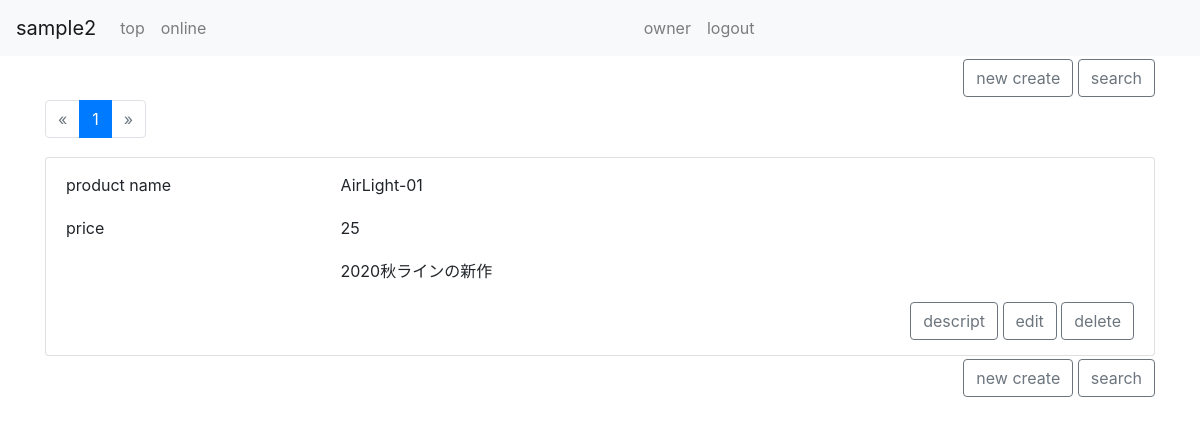
Page /index/ (signed in) on the committed database.
### app/models.py (models this page shows, shortened)
class Item(models.Model):
    SEX_CHOICES = (
        (1, 'man'),
        (2, 'woman'),
        (3, 'child'),
    )
    name = models.CharField(
        verbose_name='product name',
        max_length=200,
    )
    age = models.IntegerField(
        verbose_name='price',
        validators=[validators.MinValueValidator(1)],
        blank=True,
        null=True,
    )
    sex = models.IntegerField(
        verbose_name='gender',
        choices=SEX_CHOICES,
        default=1
    )
    memo = models.TextField(
        verbose_name='add information',
        max_length=300,
        blank=True,
        null=True,
    )
    created_at = models.DateTimeField(
        verbose_name='registlation date',
        auto_now_add=True
    )
    class Meta:
        verbose_name = 'item'
        verbose_name_plural = 'item'

### app/views.py (the view)
# urls.py: path('index/',  ItemFilterView.as_view(), name='index'),
class ItemFilterView(FilterView):
    model = Item
    filterset_class = ItemFilter
    queryset = Item.objects.all().order_by('-created_at')
    strict = False
    paginate_by = 10
    def get(self, request, **kwargs):
        if request.GET:
            request.session['query'] = request.GET
        else:
            request.GET = request.GET.copy()
            if 'query' in request.session.keys():
                for key in request.session['query'].keys():
                    request.GET[key] = request.session['query'][key]
        return super().get(request, **kwargs)

### app/templates/app/item_filter.html (shortened to what this page needs)
{% extends "./_base.html" %}
{% block content %}
{% load crispy_forms_tags %}
<div class="container">
    <div class="row">
        <div class="col-12">
            <div class="float-right">
                {% if request.user.id != message.author.id %}
                <a class="btn btn-outline-secondary" href="{% url 'create' %}">new create</a>
                {% endif %}
                <a class="btn btn-outline-secondary" data-toggle="modal" data-target="#myModal" href="#">search</a>
            </div>
        </div>
    </div>
    <div class="row" >
        <div class="col-12">
            {% include "./_pagination.html" %}
        </div>
    </div>
    <div class="row">
        <div class="col-12">
            <ul class="list-group">
                {% for item in item_list %}
                <li class="list-group-item">
                    <div class="row">
                        <div class="col-3">
                            <p>product name</p>
                        </div>
                        <div class="col-9">
                            <p>{{ item.name }}</p>
                        </div>
                    </div>
                    <div class="row">
                        <div class="col-3">
                            <p>price</p>
                        </div>
                        <div class="col-9">
                            <p>{{ item.age }}</p>
                        </div>
                    </div>
                    <div class="row">
                        <div class="col-3">
                        </div>
                        <div class="col-9">
                            <p>{{ item.memo }}</p>
                        </div>
                    </div>
                    <div class="row">
                        <div class="col-12">
                            <div class="float-right">
                                <a class="btn btn-outline-secondary " href="{% url 'detail' item.pk %}">descript</a>
                                <a class="btn btn-outline-secondary " href="{% url 'update' item.pk %}">edit</a>
                                <a class="btn btn-outline-secondary " href="{% url 'delete' item.pk %}">delete</a>
                            </div>
                        </div>
                    </div>
                </li>
                {% empty %}
                <li class="list-group-item">
                    empty
                </li>
                {% endfor %}
            </ul>
        </div>
    </div>
    <div class="row" >
        <div class="col-12">
            <div class="float-right">
                {% if request.user.id != message.author.id %}
                <a class="btn btn-outline-secondary" href="{% url 'create' %}">new create</a>
                {% endif %}
                <a class="btn btn-outline-secondary" data-toggle="modal" data-target="#myModal" href="#">search</a>
            </div>
        </div>
    </div>
</div>
{% endblock %}

### app/static/app/css/app.css (style rules this page uses)
.row { margin-top:3px; margin-bottom:3px; }

### rows in the picture
Item: name "AirLight-01", age "25", memo "2020秋ラインの新作"

### other values in the picture
{{ page }} "1"
